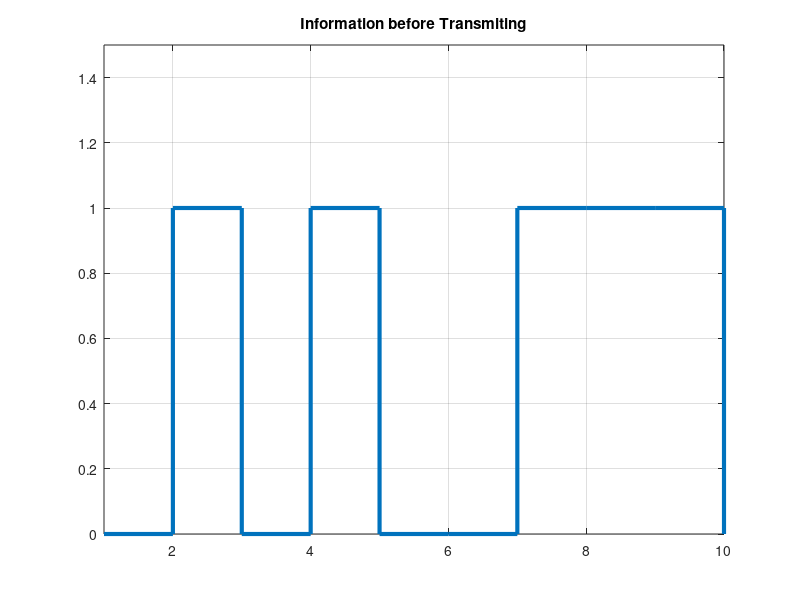
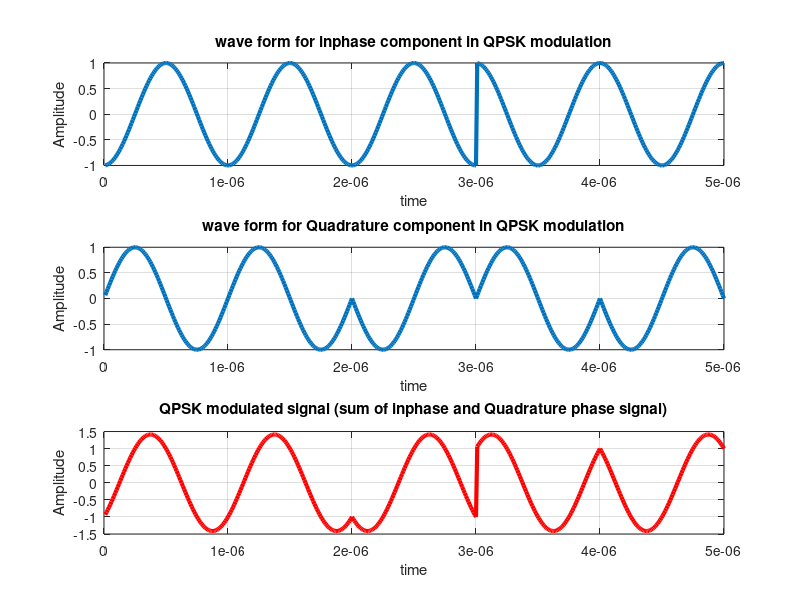

MATLAB code for these plots, in order: (Note: this script raises an error after producing the figures.)
clc;
clear all;
close all;
%data=[0 1 0 1 1 1 0 0 1 1]; % information
%Number_of_bit=1024;
data=randi([0 1],1,10);
figure(1)
stairs(data, 'linewidth',3), grid on;
title(' Information before Transmiting ');
axis([ 1 10 0 1.5]);
data_NZR=2*data-1; % Data Represented at NZR form for QPSK modulation
s_p_data=reshape(data_NZR,2,length(data)/2); % S/P convertion of data
br=10.^6; %Let us transmission bit rate 1000000
f=br; % minimum carrier frequency
T=1/br; % bit duration
t=T/99:T/99:T; % Time vector for one bit information
% XXXXXXXXXXXXXXXXXXXXXXX QPSK modulation XXXXXXXXXXXXXXXXXXXXXXXXXXXXXXXXX
y=[];
y_in=[];
y_qd=[];
for(i=1:length(data)/2)
y1=s_p_data(1,i)*cos(2*pi*f*t); % inphase component
y2=s_p_data(2,i)*sin(2*pi*f*t) ;% Quadrature component
y_in=[y_in y1]; % inphase signal vector
y_qd=[y_qd y2]; %quadrature signal vector
y=[y y1+y2]; % modulated signal vector
end
Tx_sig=y; % transmitting signal after modulation
tt=T/99:T/99:(T*length(data))/2;
figure(2)
subplot(3,1,1);
plot(tt,y_in,'linewidth',3), grid on;
title(' wave form for inphase component in QPSK modulation ');
xlabel('time');
ylabel('Amplitude');
subplot(3,1,2);
plot(tt,y_qd,'linewidth',3), grid on;
title(' wave form for Quadrature component in QPSK modulation ');
xlabel('time');
ylabel('Amplitude');
subplot(3,1,3);
plot(tt,Tx_sig,'r','linewidth',3), grid on;
title('QPSK modulated signal (sum of inphase and Quadrature phase signal)');
xlabel('time');
ylabel('Amplitude');
% XXXXXXXXXXXXXXXXXXXXXXXXXXXX QPSK demodulation XXXXXXXXXXXXXXXXXXXXXXXXXX
Rx_data=[];
Rx_sig=Tx_sig; % Received signal
for(i=1:1:length(data)/2)
%%XXXXXX inphase coherent dector XXXXXXX
Z_in=Rx_sig((i-1)*length(t)+1:i*length(t)).*cos(2*pi*f*t);
% above line indicat multiplication of received & inphase carred signal
Z_in_intg=(trapz(t,Z_in))*(2/T);% integration using trapizodial rull

MPSK Transmission Technology

22
if(Z_in_intg>0) % Decession Maker
Rx_in_data=1;
else
Rx_in_data=0;
end
%%XXXXXX Quadrature coherent dector XXXXXX
Z_qd=Rx_sig((i-1)*length(t)+1:i*length(t)).*sin(2*pi*f*t);
%above line indicat multiplication ofreceived & Quadphase carred signal
Z_qd_intg=(trapz(t,Z_qd))*(2/T);%integration using trapizodial rull
if (Z_qd_intg>0)% Decession Maker
Rx_qd_data=1;
else
Rx_qd_data=0;
end
Rx_data=[Rx_data Rx_in_data Rx_qd_data]; % Received Data vector
end
figure(3)
stairs(Rx_data,'linewidth',3)
title('Information after Receiveing ');
axis([ 1 10 0 1.5]), grid on;
